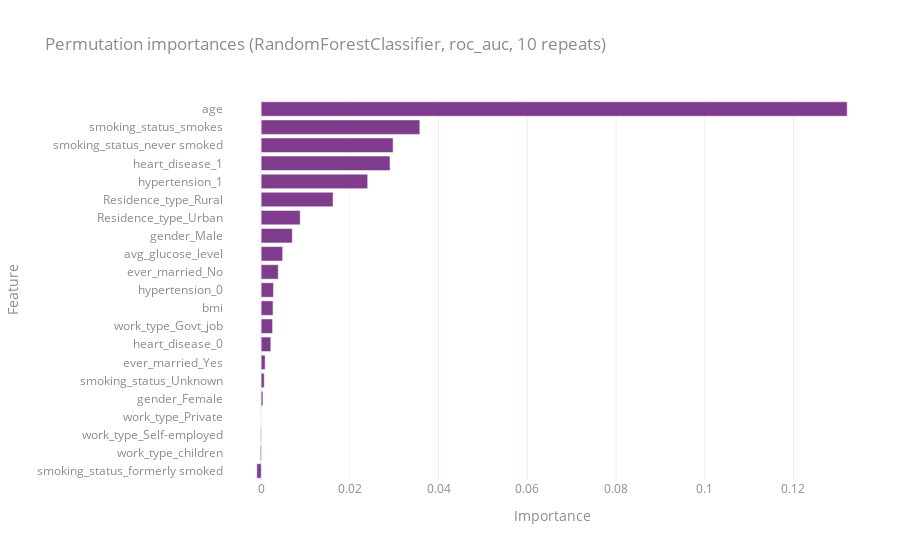

Write notebook code for a chart like this one.
### Code cell
# Feature importance -  RF
pnd.plot.permutation_importance(estimator_name="RandomForestClassifier")

### Figure 1 — Plotly figure (JSON) as saved in the notebook; plotly's stock layout.template omitted (floating-point values rounded to 4 significant figures)
{"data": [{"alignmentgroup": "True", "hovertemplate": "Importance=%{x}<br>Feature=%{y}<extra></extra>", "legendgroup": "", "marker": {"color": "rgb(127, 60, 141)", "pattern": {"shape": ""}}, "name": "", "offsetgroup": "", "orientation": "h", "showlegend": false, "textposition": "auto", "type": "bar", "x": [0.01621, 0.008794, 0.1321, 0.004842, 0.002668, 0.003854, 0.0008893, 0.0003953, 0.007016, 0.002174, 0.02905, 0.002767, 0.02401, 0.0006917, -0.0009881, 0.02974, 0.03577, 0.002569, 7.772e-17, -9.881e-05, -0.0001976], "xaxis": "x", "y": ["Residence_type_Rural", "Residence_type_Urban", "age", "avg_glucose_level", "bmi", "ever_married_No", "ever_married_Yes", "gender_Female", "gender_Male", "heart_disease_0", "heart_disease_1", "hypertension_0", "hypertension_1", "smoking_status_Unknown", "smoking_status_formerly smoked", "smoking_status_never smoked", "smoking_status_smokes", "work_type_Govt_job", "work_type_Private", "work_type_Self-employed", "work_type_children"], "yaxis": "y"}], "layout": {"barmode": "relative", "legend": {"tracegroupgap": 0}, "title": {"text": "Permutation importances (RandomForestClassifier, roc_auc, 10 repeats)"}, "xaxis": {"anchor": "y", "domain": [0, 1], "title": {"text": "Importance"}}, "yaxis": {"anchor": "x", "categoryorder": "total ascending", "domain": [0, 1], "title": {"text": "Feature"}}}}
